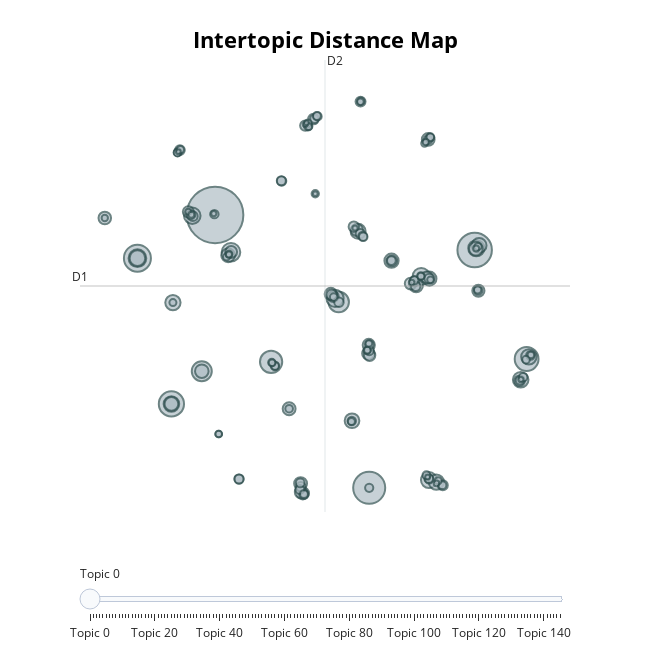

Notebook source saved alongside this figure:
### Markdown cell above
## Distance Map

This visualization places topics in a 2D space based on their semantic similarity.  


This helps us identify clusters of related topics.

### Code cell
bertopic_model.visualize_topics()

### Figure 1 — Plotly figure (JSON) as saved in the notebook; plotly's stock layout.template omitted (floating-point values rounded to 4 significant figures; data arrays with more than 128 entries replaced by an {"elided": "..."} marker saying what was removed)
{"data": [{"customdata": {"elided": "146x3 mixed values"}, "hovertemplate": "<b>Topic %{customdata[0]}</b><br>%{customdata[1]}<br>Size: %{customdata[2]}", "legendgroup": "", "marker": {"color": "#B0BEC5", "line": {"color": "DarkSlateGrey", "width": 2}, "size": {"elided": "146 int values"}, "sizemode": "area", "sizeref": 0.4444, "symbol": "circle"}, "mode": "markers", "name": "", "orientation": "v", "showlegend": false, "type": "scatter", "x": {"elided": "146 float values"}, "xaxis": "x", "y": {"elided": "146 float values"}, "yaxis": "y"}], "layout": {"annotations": [{"showarrow": false, "text": "D1", "x": -13.82, "y": 6.238, "yshift": 10}, {"showarrow": false, "text": "D2", "x": 3.992, "xshift": 10, "y": 21.89}], "height": 650, "hoverlabel": {"bgcolor": "white", "font": {"family": "Rockwell", "size": 16}}, "legend": {"itemsizing": "constant", "tracegroupgap": 0}, "margin": {"t": 60}, "shapes": [{"line": {"color": "#CFD8DC", "width": 2}, "type": "line", "x0": 3.992, "x1": 3.992, "y0": -9.41, "y1": 21.89}, {"line": {"color": "#9E9E9E", "width": 2}, "type": "line", "x0": -13.82, "x1": 21.8, "y0": 6.238, "y1": 6.238}], "sliders": [{"active": 0, "pad": {"t": 50}, "steps": [{"args": [{"marker.color": {"elided": "1x146 str values"}}], "label": "Topic 0", "method": "update"}, {"args": [{"marker.color": {"elided": "1x146 str values"}}], "label": "Topic 1", "method": "update"}, {"args": [{"marker.color": {"elided": "1x146 str values"}}], "label": "Topic 2", "method": "update"}, {"args": [{"marker.color": {"elided": "1x146 str values"}}], "label": "Topic 3", "method": "update"}, {"args": [{"marker.color": {"elided": "1x146 str values"}}], "label": "Topic 4", "method": "update"}, {"args": [{"marker.color": {"elided": "1x146 str values"}}], "label": "Topic 5", "method": "update"}, {"args": [{"marker.color": {"elided": "1x146 str values"}}], "label": "Topic 6", "method": "update"}, {"args": [{"marker.color": {"elided": "1x146 str values"}}], "label": "Topic 7", "method": "update"}, {"args": [{"marker.color": {"elided": "1x146 str values"}}], "label": "Topic 8", "method": "update"}, {"args": [{"marker.color": {"elided": "1x146 str values"}}], "label": "Topic 9", "method": "update"}, {"args": [{"marker.color": {"elided": "1x146 str values"}}], "label": "Topic 10", "method": "update"}, {"args": [{"marker.color": {"elided": "1x146 str values"}}], "label": "Topic 11", "method": "update"}, {"args": [{"marker.color": {"elided": "1x146 str values"}}], "label": "Topic 12", "method": "update"}, {"args": [{"marker.color": {"elided": "1x146 str values"}}], "label": "Topic 13", "method": "update"}, {"args": [{"marker.color": {"elided": "1x146 str values"}}], "label": "Topic 14", "method": "update"}, {"args": [{"marker.color": {"elided": "1x146 str values"}}], "label": "Topic 15", "method": "update"}, {"args": [{"marker.color": {"elided": "1x146 str values"}}], "label": "Topic 16", "method": "update"}, {"args": [{"marker.color": {"elided": "1x146 str values"}}], "label": "Topic 17", "method": "update"}, {"args": [{"marker.color": {"elided": "1x146 str values"}}], "label": "Topic 18", "method": "update"}, {"args": [{"marker.color": {"elided": "1x146 str values"}}], "label": "Topic 19", "method": "update"}, {"args": [{"marker.color": {"elided": "1x146 str values"}}], "label": "Topic 20", "method": "update"}, {"args": [{"marker.color": {"elided": "1x146 str values"}}], "label": "Topic 21", "method": "update"}, {"args": [{"marker.color": {"elided": "1x146 str values"}}], "label": "Topic 22", "method": "update"}, {"args": [{"marker.color": {"elided": "1x146 str values"}}], "label": "Topic 23", "method": "update"}, {"args": [{"marker.color": {"elided": "1x146 str values"}}], "label": "Topic 24", "method": "update"}, {"args": [{"marker.color": {"elided": "1x146 str values"}}], "label": "Topic 25", "method": "update"}, {"args": [{"marker.color": {"elided": "1x146 str values"}}], "label": "Topic 26", "method": "update"}, {"args": [{"marker.color": {"elided": "1x146 str values"}}], "label": "Topic 27", "method": "update"}, {"args": [{"marker.color": {"elided": "1x146 str values"}}], "label": "Topic 28", "method": "update"}, {"args": [{"marker.color": {"elided": "1x146 str values"}}], "label": "Topic 29", "method": "update"}, {"args": [{"marker.color": {"elided": "1x146 str values"}}], "label": "Topic 30", "method": "update"}, {"args": [{"marker.color": {"elided": "1x146 str values"}}], "label": "Topic 31", "method": "update"}, {"args": [{"marker.color": {"elided": "1x146 str values"}}], "label": "Topic 32", "method": "update"}, {"args": [{"marker.color": {"elided": "1x146 str values"}}], "label": "Topic 33", "method": "update"}, {"args": [{"marker.color": {"elided": "1x146 str values"}}], "label": "Topic 34", "method": "update"}, {"args": [{"marker.color": {"elided": "1x146 str values"}}], "label": "Topic 35", "method": "update"}, {"args": [{"marker.color": {"elided": "1x146 str values"}}], "label": "Topic 36", "method": "update"}, {"args": [{"marker.color": {"elided": "1x146 str values"}}], "label": "Topic 37", "method": "update"}, {"args": [{"marker.color": {"elided": "1x146 str values"}}], "label": "Topic 38", "method": "update"}, {"args": [{"marker.color": {"elided": "1x146 str values"}}], "label": "Topic 39", "method": "update"}, {"args": [{"marker.color": {"elided": "1x146 str values"}}], "label": "Topic 40", "method": "update"}, {"args": [{"marker.color": {"elided": "1x146 str values"}}], "label": "Topic 41", "method": "update"}, {"args": [{"marker.color": {"elided": "1x146 str values"}}], "label": "Topic 42", "method": "update"}, {"args": [{"marker.color": {"elided": "1x146 str values"}}], "label": "Topic 43", "method": "update"}, {"args": [{"marker.color": {"elided": "1x146 str values"}}], "label": "Topic 44", "method": "update"}, {"args": [{"marker.color": {"elided": "1x146 str values"}}], "label": "Topic 45", "method": "update"}, {"args": [{"marker.color": {"elided": "1x146 str values"}}], "label": "Topic 46", "method": "update"}, {"args": [{"marker.color": {"elided": "1x146 str values"}}], "label": "Topic 47", "method": "update"}, {"args": [{"marker.color": {"elided": "1x146 str values"}}], "label": "Topic 48", "method": "update"}, {"args": [{"marker.color": {"elided": "1x146 str values"}}], "label": "Topic 49", "method": "update"}, {"args": [{"marker.color": {"elided": "1x146 str values"}}], "label": "Topic 50", "method": "update"}, {"args": [{"marker.color": {"elided": "1x146 str values"}}], "label": "Topic 51", "method": "update"}, {"args": [{"marker.color": {"elided": "1x146 str values"}}], "label": "Topic 52", "method": "update"}, {"args": [{"marker.color": {"elided": "1x146 str values"}}], "label": "Topic 53", "method": "update"}, {"args": [{"marker.color": {"elided": "1x146 str values"}}], "label": "Topic 54", "method": "update"}, {"args": [{"marker.color": {"elided": "1x146 str values"}}], "label": "Topic 55", "method": "update"}, {"args": [{"marker.color": {"elided": "1x146 str values"}}], "label": "Topic 56", "method": "update"}, {"args": [{"marker.color": {"elided": "1x146 str values"}}], "label": "Topic 57", "method": "update"}, {"args": [{"marker.color": {"elided": "1x146 str values"}}], "label": "Topic 58", "method": "update"}, {"args": [{"marker.color": {"elided": "1x146 str values"}}], "label": "Topic 59", "method": "update"}, {"args": [{"marker.color": {"elided": "1x146 str values"}}], "label": "Topic 60", "method": "update"}, {"args": [{"marker.color": {"elided": "1x146 str values"}}], "label": "Topic 61", "method": "update"}, {"args": [{"marker.color": {"elided": "1x146 str values"}}], "label": "Topic 62", "method": "update"}, {"args": [{"marker.color": {"elided": "1x146 str values"}}], "label": "Topic 63", "method": "update"}, {"args": [{"marker.color": {"elided": "1x146 str values"}}], "label": "Topic 64", "method": "update"}, {"args": [{"marker.color": {"elided": "1x146 str values"}}], "label": "Topic 65", "method": "update"}, {"args": [{"marker.color": {"elided": "1x146 str values"}}], "label": "Topic 66", "method": "update"}, {"args": [{"marker.color": {"elided": "1x146 str values"}}], "label": "Topic 67", "method": "update"}, {"args": [{"marker.color": {"elided": "1x146 str values"}}], "label": "Topic 68", "method": "update"}, {"args": [{"marker.color": {"elided": "1x146 str values"}}], "label": "Topic 69", "method": "update"}, {"args": [{"marker.color": {"elided": "1x146 str values"}}], "label": "Topic 70", "method": "update"}, {"args": [{"marker.color": {"elided": "1x146 str values"}}], "label": "Topic 71", "method": "update"}, {"args": [{"marker.color": {"elided": "1x146 str values"}}], "label": "Topic 72", "method": "update"}, {"args": [{"marker.color": {"elided": "1x146 str values"}}], "label": "Topic 73", "method": "update"}, {"args": [{"marker.color": {"elided": "1x146 str values"}}], "label": "Topic 74", "method": "update"}, {"args": [{"marker.color": {"elided": "1x146 str values"}}], "label": "Topic 75", "method": "update"}, {"args": [{"marker.color": {"elided": "1x146 str values"}}], "label": "Topic 76", "method": "update"}, {"args": [{"marker.color": {"elided": "1x146 str values"}}], "label": "Topic 77", "method": "update"}, {"args": [{"marker.color": {"elided": "1x146 str values"}}], "label": "Topic 78", "method": "update"}, {"args": [{"marker.color": {"elided": "1x146 str values"}}], "label": "Topic 79", "method": "update"}, {"args": [{"marker.color": {"elided": "1x146 str values"}}], "label": "Topic 80", "method": "update"}, {"args": [{"marker.color": {"elided": "1x146 str values"}}], "label": "Topic 81", "method": "update"}, {"args": [{"marker.color": {"elided": "1x146 str values"}}], "label": "Topic 82", "method": "update"}, {"args": [{"marker.color": {"elided": "1x146 str values"}}], "label": "Topic 83", "method": "update"}, {"args": [{"marker.color": {"elided": "1x146 str values"}}], "label": "Topic 84", "method": "update"}, {"args": [{"marker.color": {"elided": "1x146 str values"}}], "label": "Topic 85", "method": "update"}, {"args": [{"marker.color": {"elided": "1x146 str values"}}], "label": "Topic 86", "method": "update"}, {"args": [{"marker.color": {"elided": "1x146 str values"}}], "label": "Topic 87", "method": "update"}, {"args": [{"marker.color": {"elided": "1x146 str values"}}], "label": "Topic 88", "method": "update"}, {"args": [{"marker.color": {"elided": "1x146 str values"}}], "label": "Topic 89", "method": "update"}, {"args": [{"marker.color": {"elided": "1x146 str values"}}], "label": "Topic 90", "method": "update"}, {"args": [{"marker.color": {"elided": "1x146 str values"}}], "label": "Topic 91", "method": "update"}, {"args": [{"marker.color": {"elided": "1x146 str values"}}], "label": "Topic 92", "method": "update"}, {"args": [{"marker.color": {"elided": "1x146 str values"}}], "label": "Topic 93", "method": "update"}, {"args": [{"marker.color": {"elided": "1x146 str values"}}], "label": "Topic 94", "method": "update"}, {"args": [{"marker.color": {"elided": "1x146 str values"}}], "label": "Topic 95", "method": "update"}, {"args": [{"marker.color": {"elided": "1x146 str values"}}], "label": "Topic 96", "method": "update"}, {"args": [{"marker.color": {"elided": "1x146 str values"}}], "label": "Topic 97", "method": "update"}, {"args": [{"marker.color": {"elided": "1x146 str values"}}], "label": "Topic 98", "method": "update"}, {"args": [{"marker.color": {"elided": "1x146 str values"}}], "label": "Topic 99", "method": "update"}, {"args": [{"marker.color": {"elided": "1x146 str values"}}], "label": "Topic 100", "method": "update"}, {"args": [{"marker.color": {"elided": "1x146 str values"}}], "label": "Topic 101", "method": "update"}, {"args": [{"marker.color": {"elided": "1x146 str values"}}], "label": "Topic 102", "method": "update"}, {"args": [{"marker.color": {"elided": "1x146 str values"}}], "label": "Topic 103", "method": "update"}, {"args": [{"marker.color": {"elided": "1x146 str values"}}], "label": "Topic 104", "method": "update"}, {"args": [{"marker.color": {"elided": "1x146 str values"}}], "label": "Topic 105", "method": "update"}, {"args": [{"marker.color": {"elided": "1x146 str values"}}], "label": "Topic 106", "method": "update"}, {"args": [{"marker.color": {"elided": "1x146 str values"}}], "label": "Topic 107", "method": "update"}, {"args": [{"marker.color": {"elided": "1x146 str values"}}], "label": "Topic 108", "method": "update"}, {"args": [{"marker.color": {"elided": "1x146 str values"}}], "label": "Topic 109", "method": "update"}, {"args": [{"marker.color": {"elided": "1x146 str values"}}], "label": "Topic 110", "method": "update"}, {"args": [{"marker.color": {"elided": "1x146 str values"}}], "label": "Topic 111", "method": "update"}, {"args": [{"marker.color": {"elided": "1x146 str values"}}], "label": "Topic 112", "method": "update"}, {"args": [{"marker.color": {"elided": "1x146 str values"}}], "label": "Topic 113", "method": "update"}, {"args": [{"marker.color": {"elided": "1x146 str values"}}], "label": "Topic 114", "method": "update"}, {"args": [{"marker.color": {"elided": "1x146 str values"}}], "label": "Topic 115", "method": "update"}, {"args": [{"marker.color": {"elided": "1x146 str values"}}], "label": "Topic 116", "method": "update"}, {"args": [{"marker.color": {"elided": "1x146 str values"}}], "label": "Topic 117", "method": "update"}, {"args": [{"marker.color": {"elided": "1x146 str values"}}], "label": "Topic 118", "method": "update"}, {"args": [{"marker.color": {"elided": "1x146 str values"}}], "label": "Topic 119", "method": "update"}, {"args": [{"marker.color": {"elided": "1x146 str values"}}], "label": "Topic 120", "method": "update"}, {"args": [{"marker.color": {"elided": "1x146 str values"}}], "label": "Topic 121", "method": "update"}, {"args": [{"marker.color": {"elided": "1x146 str values"}}], "label": "Topic 122", "method": "update"}, {"args": [{"marker.color": {"elided": "1x146 str values"}}], "label": "Topic 123", "method": "update"}, {"args": [{"marker.color": {"elided": "1x146 str values"}}], "label": "Topic 124", "method": "update"}, {"args": [{"marker.color": {"elided": "1x146 str values"}}], "label": "Topic 125", "method": "update"}, {"args": [{"marker.color": {"elided": "1x146 str values"}}], "label": "Topic 126", "method": "update"}, {"args": [{"marker.color": {"elided": "1x146 str values"}}], "label": "Topic 127", "method": "update"}, {"args": [{"marker.color": {"elided": "1x146 str values"}}], "label": "Topic 128", "method": "update"}, {"args": [{"marker.color": {"elided": "1x146 str values"}}], "label": "Topic 129", "method": "update"}, {"args": [{"marker.color": {"elided": "1x146 str values"}}], "label": "Topic 130", "method": "update"}, {"args": [{"marker.color": {"elided": "1x146 str values"}}], "label": "Topic 131", "method": "update"}, {"args": [{"marker.color": {"elided": "1x146 str values"}}], "label": "Topic 132", "method": "update"}, {"args": [{"marker.color": {"elided": "1x146 str values"}}], "label": "Topic 133", "method": "update"}, {"args": [{"marker.color": {"elided": "1x146 str values"}}], "label": "Topic 134", "method": "update"}, {"args": [{"marker.color": {"elided": "1x146 str values"}}], "label": "Topic 135", "method": "update"}, {"args": [{"marker.color": {"elided": "1x146 str values"}}], "label": "Topic 136", "method": "update"}, {"args": [{"marker.color": {"elided": "1x146 str values"}}], "label": "Topic 137", "method": "update"}, {"args": [{"marker.color": {"elided": "1x146 str values"}}], "label": "Topic 138", "method": "update"}, {"args": [{"marker.color": {"elided": "1x146 str values"}}], "label": "Topic 139", "method": "update"}, {"args": [{"marker.color": {"elided": "1x146 str values"}}], "label": "Topic 140", "method": "update"}, {"args": [{"marker.color": {"elided": "1x146 str values"}}], "label": "Topic 141", "method": "update"}, {"args": [{"marker.color": {"elided": "1x146 str values"}}], "label": "Topic 142", "method": "update"}, {"args": [{"marker.color": {"elided": "1x146 str values"}}], "label": "Topic 143", "method": "update"}, {"args": [{"marker.color": {"elided": "1x146 str values"}}], "label": "Topic 144", "method": "update"}, {"args": [{"marker.color": {"elided": "1x146 str values"}}], "label": "Topic 145", "method": "update"}]}], "title": {"font": {"color": "Black", "size": 22}, "text": "<b>Intertopic Distance Map</b>", "x": 0.5, "xanchor": "center", "y": 0.95, "yanchor": "top"}, "width": 650, "xaxis": {"anchor": "y", "domain": [0, 1], "range": [-13.82, 21.8], "title": {"text": ""}, "visible": false}, "yaxis": {"anchor": "x", "domain": [0, 1], "range": [-9.41, 21.89], "title": {"text": ""}, "visible": false}}}
